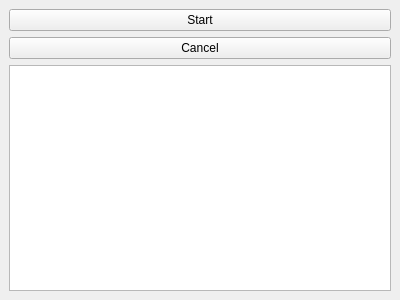
<?xml version="1.0" encoding="UTF-8"?>
<ui version="4.0">
 <class>MainWindow</class>
 <widget class="QMainWindow" name="MainWindow">
  <property name="geometry">
   <rect>
    <x>0</x>
    <y>0</y>
    <width>400</width>
    <height>300</height>
   </rect>
  </property>
  <property name="windowTitle">
   <string>Async In Qt</string>
  </property>
  <widget class="QWidget" name="centralwidget">
   <layout class="QVBoxLayout" name="verticalLayout">
    <item>
     <widget class="QPushButton" name="startButton">
      <property name="text">
       <string>Start</string>
      </property>
     </widget>
    </item>
    <item>
     <widget class="QPushButton" name="cancelButton">
      <property name="text">
       <string>Cancel</string>
      </property>
     </widget>
    </item>
    <item>
     <widget class="QTextEdit" name="console">
      <property name="readOnly">
       <bool>true</bool>
      </property>
     </widget>
    </item>
   </layout>
  </widget>
 </widget>
 <resources/>
 <connections/>
</ui>
